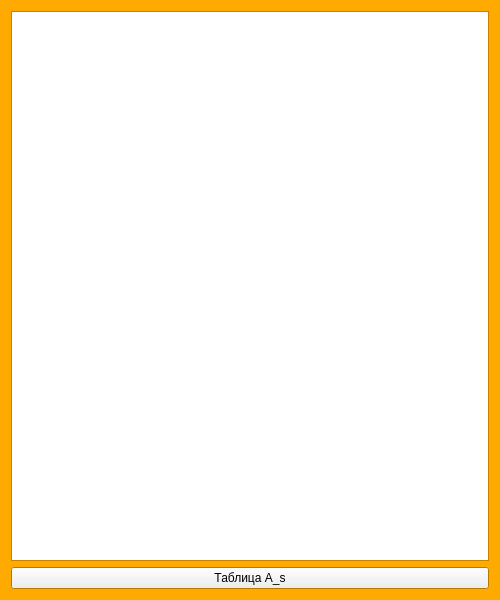
<?xml version="1.0" encoding="UTF-8"?>
<ui version="4.0">
 <class>Form</class>
 <widget class="QWidget" name="Form">
  <property name="geometry">
   <rect>
    <x>0</x>
    <y>0</y>
    <width>500</width>
    <height>600</height>
   </rect>
  </property>
  <property name="palette">
   <palette>
    <active>
     <colorrole role="Base">
      <brush brushstyle="SolidPattern">
       <color alpha="255">
        <red>255</red>
        <green>255</green>
        <blue>255</blue>
       </color>
      </brush>
     </colorrole>
     <colorrole role="Window">
      <brush brushstyle="SolidPattern">
       <color alpha="255">
        <red>255</red>
        <green>170</green>
        <blue>0</blue>
       </color>
      </brush>
     </colorrole>
    </active>
    <inactive>
     <colorrole role="Base">
      <brush brushstyle="SolidPattern">
       <color alpha="255">
        <red>255</red>
        <green>255</green>
        <blue>255</blue>
       </color>
      </brush>
     </colorrole>
     <colorrole role="Window">
      <brush brushstyle="SolidPattern">
       <color alpha="255">
        <red>255</red>
        <green>170</green>
        <blue>0</blue>
       </color>
      </brush>
     </colorrole>
    </inactive>
    <disabled>
     <colorrole role="Base">
      <brush brushstyle="SolidPattern">
       <color alpha="255">
        <red>255</red>
        <green>170</green>
        <blue>0</blue>
       </color>
      </brush>
     </colorrole>
     <colorrole role="Window">
      <brush brushstyle="SolidPattern">
       <color alpha="255">
        <red>255</red>
        <green>170</green>
        <blue>0</blue>
       </color>
      </brush>
     </colorrole>
    </disabled>
   </palette>
  </property>
  <property name="windowTitle">
   <string>Form</string>
  </property>
  <layout class="QGridLayout" name="gridLayout">
   <item row="0" column="0">
    <widget class="QTextEdit" name="textedit"/>
   </item>
   <item row="1" column="0">
    <widget class="QPushButton" name="pushButton">
     <property name="text">
      <string>Таблица A_s</string>
     </property>
    </widget>
   </item>
  </layout>
 </widget>
 <resources/>
 <connections/>
</ui>
